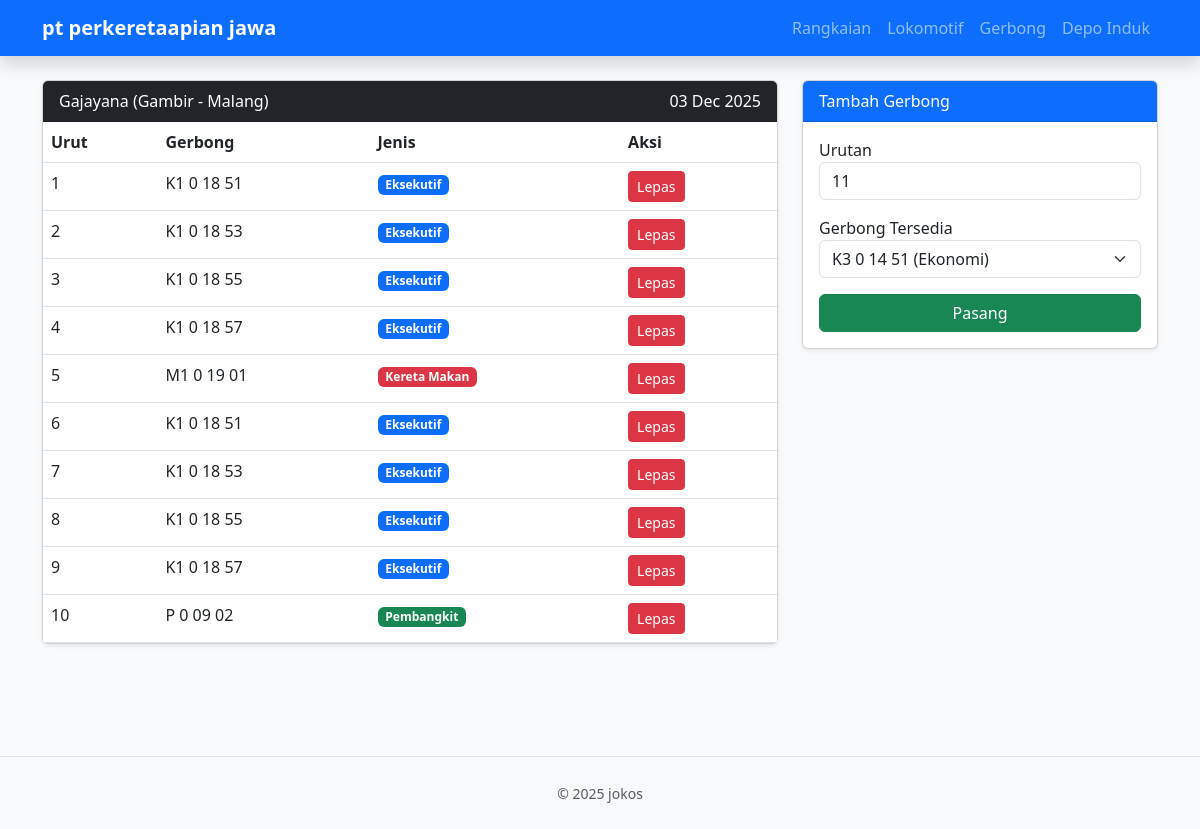
/project/index.php?page=detail_rangkaian&id=1, run on the app's committed database.
### tables this page shows
CREATE TABLE rangkaian (
    id_rangkaian INT AUTO_INCREMENT PRIMARY KEY,
    nama_ka VARCHAR(50),
    rute VARCHAR(50),
    tanggal_dinas DATE,
    id_loko INT,
    FOREIGN KEY (id_loko) REFERENCES lokomotif(id_loko) ON DELETE CASCADE
);

CREATE TABLE detail_rangkaian (
    id_detail INT AUTO_INCREMENT PRIMARY KEY,
    id_rangkaian INT,
    id_gerbong INT,
    urutan_gerbong INT,
    FOREIGN KEY (id_rangkaian) REFERENCES rangkaian(id_rangkaian) ON DELETE CASCADE,
    FOREIGN KEY (id_gerbong) REFERENCES gerbong(id_gerbong) ON DELETE CASCADE
);

CREATE TABLE gerbong (
    id_gerbong INT AUTO_INCREMENT PRIMARY KEY,
    nomor_seri VARCHAR(20),
    jenis ENUM('Ekonomi', 'Eksekutif', 'Priority', 'Luxury', 'Kereta Makan', 'Pembangkit'),
    id_depo INT,
    FOREIGN KEY (id_depo) REFERENCES depo_induk(id_depo) ON DELETE CASCADE
);

### project/config/Database.php (called while the page is built, shortened)
<?php
class Database
{
    private $host = "localhost";
    private $database = "db_kereta";
    private $username = "root";
    private $password = "";
    public function getConnection()
    {
        $this->conn = null;
        try {
            $this->conn = new PDO("mysql:host=" . $this->host . ";dbname=" . $this->database, $this->username, $this->password);
            $this->conn->setAttribute(PDO::ATTR_ERRMODE, PDO::ERRMODE_EXCEPTION);
        } catch (PDOException $exception) {
            echo "Connection error: " . $exception->getMessage();
        }
        return $this->conn;
    }
}

### project/viewmodels/DetailRangkaianViewModel.php (called while the page is built, shortened)
<?php
require_once 'models/DetailRangkaian.php';
class DetailRangkaianViewModel {
    private $model;
    public function __construct() { $this->model = new DetailRangkaian(); }
    public function index($id) {
        $header = $this->model->getHeader($id);
        $details = $this->model->getDetails($id);
        $available = $this->model->getAvailableGerbong($id);
        $listGerbong = [];
        foreach($details as $row) {
            $bg = 'bg-secondary';
            if($row['jenis'] == 'Eksekutif') $bg='bg-primary';
            elseif($row['jenis'] == 'Ekonomi') $bg='bg-warning text-dark';
            elseif($row['jenis'] == 'Kereta Makan') $bg='bg-danger';
            elseif($row['jenis'] == 'Pembangkit') $bg='bg-success';
            elseif($row['jenis'] == 'Luxury') $bg='bg-info text-dark';
            elseif($row['jenis'] == 'Priority') $bg='bg-dark';
            $row['warna'] = $bg;
            $listGerbong[] = (object)$row;
        }
        return (object)[
            'id_rangkaian' => $id, 'ka_nama' => $header['nama_ka'], 'ka_rute' => $header['rute'],
            'ka_loko' => $header['kode_loko'], 'tgl' => date('d M Y', strtotime($header['tanggal_dinas'])),
            'list_gerbong' => $listGerbong, 'opsi_tambah' => $available
        ];
    }
}
?>

### project/models/DetailRangkaian.php (called while the page is built, shortened)
<?php
require_once 'config/Database.php';
class DetailRangkaian {
    private $conn;
    public function __construct() { $this->conn = (new Database())->getConnection(); }
    public function getHeader($id) {
        $stmt = $this->conn->prepare("SELECT r.*, l.kode_loko FROM rangkaian r JOIN lokomotif l ON r.id_loko=l.id_loko WHERE r.id_rangkaian=?");
        $stmt->execute([$id]);
        return $stmt->fetch(PDO::FETCH_ASSOC);
    }
    public function getDetails($id) {
        $stmt = $this->conn->prepare("SELECT dr.*, g.nomor_seri, g.jenis FROM detail_rangkaian dr JOIN gerbong g ON dr.id_gerbong=g.id_gerbong WHERE dr.id_rangkaian=? ORDER BY dr.urutan_gerbong");
        $stmt->execute([$id]);
        return $stmt->fetchAll(PDO::FETCH_ASSOC);
    }
    public function getAvailableGerbong($id) {
        $sql = "SELECT * FROM gerbong WHERE id_gerbong NOT IN (SELECT id_gerbong FROM detail_rangkaian WHERE id_rangkaian=?) ORDER BY jenis, nomor_seri";
        $stmt = $this->conn->prepare($sql);
        $stmt->execute([$id]);
        return $stmt->fetchAll(PDO::FETCH_ASSOC);
    }
}
?>

### project/views/detailrangkaian_list.php (the view, shortened to what this page needs)
<div class="row">
    <div class="col-md-8">
        <div class="card shadow-sm mb-3">
            <div class="card-header bg-dark text-white d-flex justify-content-between">
                <span><?=$data->ka_nama?> (<?=$data->ka_rute?>)</span>
                <span><?=$data->tgl?></span>
            </div>
            <div class="card-body p-0">
                <table class="table mb-0">
                    <thead><tr><th>Urut</th><th>Gerbong</th><th>Jenis</th><th>Aksi</th></tr></thead>
                    <tbody>
                        <?php foreach($data->list_gerbong as $g): ?>
                        <tr>
                            <td><?=$g->urutan_gerbong?></td>
                            <td><?=$g->nomor_seri?></td>
                            <td><span class="badge <?=$g->warna?>"><?=$g->jenis?></span></td>
                            <td><a href="index.php?page=detail_delete&id=<?=$g->id_detail?>&parent=<?=$data->id_rangkaian?>" class="btn btn-sm btn-danger" onclick="return confirm('Lepas?')">Lepas</a></td>
                        </tr>
                        <?php endforeach; ?>
                    </tbody>
                </table>
            </div>
        </div>
    </div>
    <div class="col-md-4">
        <div class="card shadow-sm">
            <div class="card-header bg-primary text-white">Tambah Gerbong</div>
            <div class="card-body">
                <form action="index.php?page=detail_add" method="POST">
                    <div class="mb-3"><label>Urutan</label><input type="number" name="urutan" class="form-control" value="<?=count($data->list_gerbong)+1?>" required></div>
                    <div class="mb-3"><label>Gerbong Tersedia</label>
                        <select name="id_gerbong" class="form-select">
                            <?php foreach($data->opsi_tambah as $opt): ?>
                                <option value="<?=$opt['id_gerbong']?>"><?=$opt['nomor_seri']?> (<?=$opt['jenis']?>)</option>
                            <?php endforeach; ?>
                        </select>
                    </div>
                    <button class="btn btn-success w-100">Pasang</button>
                </form>
            </div>
        </div>
    </div>
</div>

### data on the page
rangkaian: nama_ka "Gajayana", rute "Gambir - Malang"
detail_rangkaian: urutan_gerbong "2", id_gerbong.nomor_seri "K1 0 18 53", id_gerbong.jenis "Eksekutif"
detail_rangkaian: urutan_gerbong "3", id_gerbong.nomor_seri "K1 0 18 55", id_gerbong.jenis "Eksekutif"
detail_rangkaian: urutan_gerbong "4", id_gerbong.nomor_seri "K1 0 18 57", id_gerbong.jenis "Eksekutif"
detail_rangkaian: urutan_gerbong "5", id_gerbong.nomor_seri "M1 0 19 01", id_gerbong.jenis "Kereta Makan"
detail_rangkaian: urutan_gerbong "6", id_gerbong.nomor_seri "K1 0 18 51", id_gerbong.jenis "Eksekutif"
detail_rangkaian: urutan_gerbong "7", id_gerbong.nomor_seri "K1 0 18 53", id_gerbong.jenis "Eksekutif"
detail_rangkaian: urutan_gerbong "8", id_gerbong.nomor_seri "K1 0 18 55", id_gerbong.jenis "Eksekutif"
detail_rangkaian: urutan_gerbong "9", id_gerbong.nomor_seri "K1 0 18 57", id_gerbong.jenis "Eksekutif"
detail_rangkaian: urutan_gerbong "10", id_gerbong.nomor_seri "P 0 09 02", id_gerbong.jenis "Pembangkit"

### other printed values
$data->tgl "03 Dec 2025"
$g->urutan_gerbong "1"
$g->nomor_seri "K1 0 18 51"
$g->jenis "Eksekutif"
form field id_gerbong "K3 0 14 51 (Ekonomi)"
